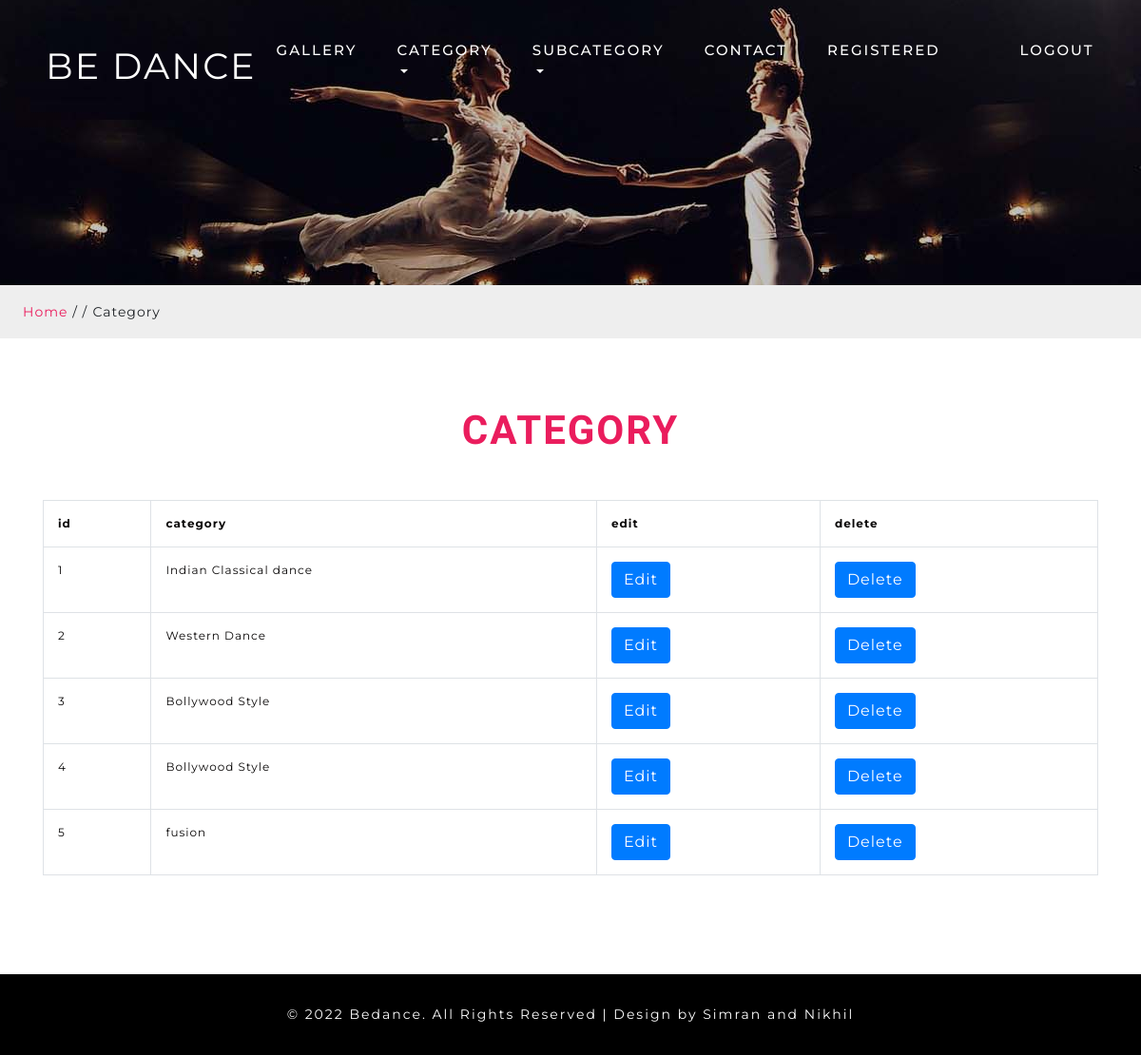
The app's page /viewcategory.php with its own data.
### tables this page shows
CREATE TABLE `category` (
  `id` int(255) NOT NULL,
  `category` varchar(255) NOT NULL
);

### viewcategory.php (the view, shortened to what this page needs)
<?php
 include"config.php";
$query="select * from`category`";
$result=mysqli_query($con,$query);
?>
<?php include"adminheader.php";?>
      <div class="inner_page-banner one-img">
      </div>
      <div class="using-border py-3">
         <div class="inner_breadcrumb  ml-4">
            <ul class="short_ls">
               <li>
                  <a href="index.html">Home</a>
                  <span>/ /</span>
               </li>
               <li>Category</li>
            </ul>
         </div>
      </div>
      <section class="contact py-lg-4 py-md-3 py-sm-3 py-3">
         <div class="container py-lg-5 py-md-4 py-sm-4 py-3">
            <h3 class="title text-center mb-lg-5 mb-md-4 mb-sm-4 mb-3">Category</h3>
            <div class="agile-info-para">
               <div class=" contact-wls-detail">
                  <div class="contact-form pb-lg-3 pb-2">
                   <table class="table table-bordered">
   <tr>
<th>id</th>
   <th>category</th>
   <th>edit</th>
   <th>delete</th>
</tr>
<?php $i=1;
while ($arr=mysqli_fetch_array($result)){
   ?>
<tr>
   <td><?php echo $i;?></td>
   <td><?php echo $arr['category'];?>
   </td>
   <td><a href="editcategory.php?id=<?php echo  $arr['id'];?>" class="btn btn-primary">Edit</td>
   <td>
      <a href="deletecategory.php?id=<?php echo  $arr['id'];?>" class="btn btn-primary">Delete</td>
</tr>
<?php $i++;
}?>
</table>
                  </div>
    </div>
</div>
</div>
</section>
<?php include"footer.php";?>

### css/style.css (style rules this page uses)
html, body { padding: 0; margin: 0; background: #fff; letter-spacing: 1px; font-family: 'Montserrat', sans-serif; }
body a { outline: none; transition: 0.5s all; -webkit-transition: 0.5s all; -moz-transition: 0.5s all; -o-transition: 0.5s all; -ms-transition: 0.5s all; text-decoration: none; }
h1, h2, h3, h4, h5, h6 { margin: 0; padding: 0; font-family: 'Montserrat', sans-serif; letter-spacing: 1px; }
ul { margin: 0; padding: 0; list-style-type: none; }
.title { font-size: 50px; color: #ea1d5d; letter-spacing: 3px; font-weight: 600; text-transform: uppercase; font-family: 'Felipa', cursive; }
.inner_page-banner { text-align: center; background: url(../images/bhangra3.jpg) no-repeat center; background-size: cover; -webkit-background-size: cover; -moz-background-size: cover; -o-background-size: cover; -ms-background-size: cover; min-height: 300px; }
ul.short_ls li a { color: #ea1d5d; text-decoration: none; }
ul.short_ls li { list-style: none; display: inline-block; letter-spacing: 1px; font-size: 14px; }
.using-border { width: 100%; border: none; background: #eee; }
.one-img { background: url(../images/bhangra3.jpg)no-repeat center; }
a { color: #fff; text-decoration: none; }
.table > thead > tr > th, .table > tbody > tr > th, .table > tfoot > tr > th, .table > thead > tr > td, .table > tbody > tr > td, .table > tfoot > tr > td { font-size: 12px; color: #0a0808; border-top: none !important; }
.table td, .table>tbody>tr>td, .table>tbody>tr>th, .table>tfoot>tr>td, .table>tfoot>tr>th, .table>thead>tr>td, .table>thead>tr>th { padding: 15px!important; }
@media (max-width:1440px) { .title { font-size: 45px; letter-spacing:2px; } }
@media (max-width:1280px) { .title { font-size: 42px; } }

### records on screen
category: category "Indian Classical dance"
category: category "Western Dance"
category: category "Bollywood Style"
category: category "Bollywood Style"
category: category "fusion"
